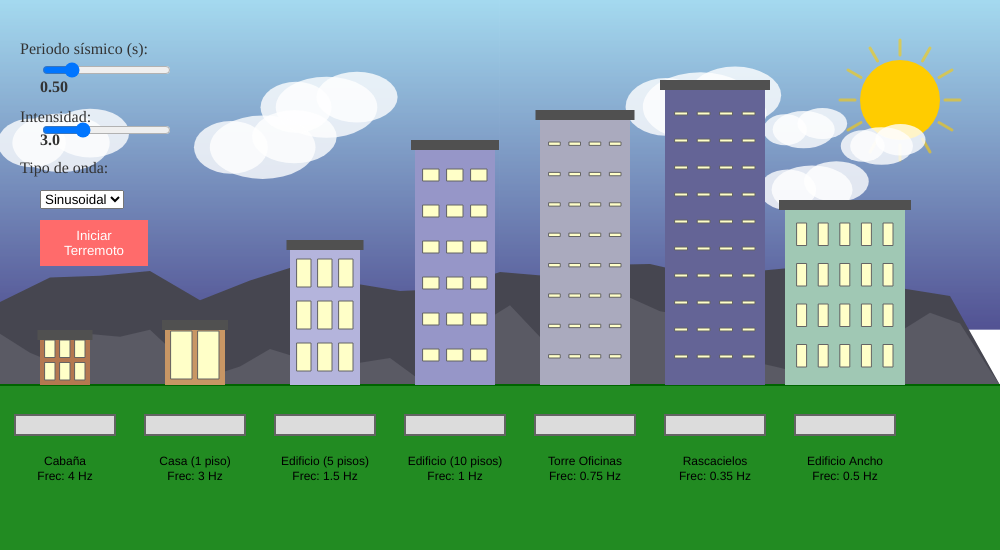
Frame 1 (no input)
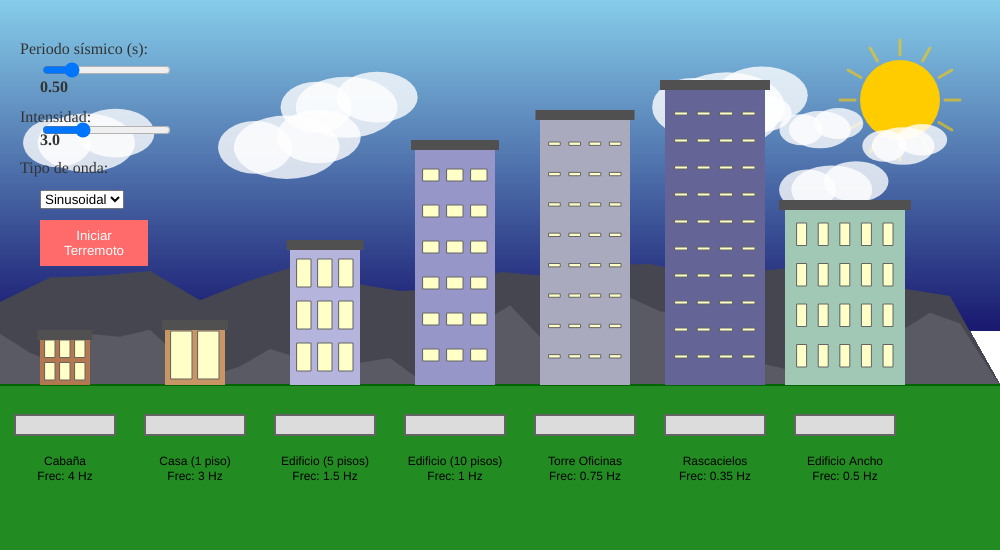
Frame 60 (no input)
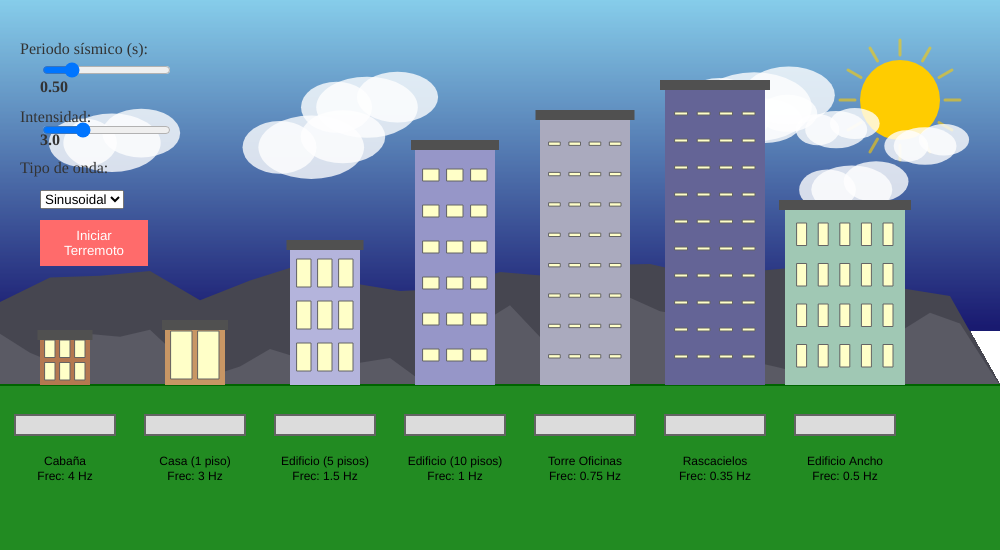
Frame 120 (the mouse pressed at the canvas centre since frame 60)

The p5.js sketch that drew these frames (run headless with seeded random() and noise() and a simulated clock; from frame 60 on, the mouse is pressed at the canvas centre):

// p5.js sketch
// ── sketch.js
/************************************************************
 * ******* SIMULACION DE TERREMOTOS EN EDIFICIOS ************
 * **********************************************************
 * Proyecto: Visualización de la respuesta estructural de   *
 * diferentes tipos de edificios ante ondas sísmicas        *
 * mediante simulación gráfica en p5.js.                    *
 *                                                          *
 * Librerías necesarias:                                    * 
 *   - p5.js (https://p5js.org/)                            *
 *                                                          *
 * Autores:                                                 *
 *   José Luis Torres López                                 *
 *   Julián Francisco Pinchao                               *
 *   Juan Esteban Berrío Salazar                            *
 *                                                          *
 * Institución: Universidad de Antioquia                    *
 * Curso: Laboratorio avanzado 3 - 2025-1                   *
 ***********************************************************/

let periodSlider, amplitudeSlider;
let resetButton, waveTypeSelector;
let period, amplitude;
let baseY;
let damageLevel = [];
let collapseTime = []; // 🚨 Nuevo: tiempos de colapso
let isQuakeActive = false;
let waveType = "sin";
let buildingSpecs;
let scrollX = 0;
let clouds = [];

function setup() {
  createCanvas(1000, 550);
  baseY = height * 0.7; // Bajamos un poco la base para las montañas

  // Crear nubes
  for (let i = 0; i < 8; i++) {
    clouds.push({
      x: random(width),
      y: random(100, 200),
      speed: random(0.2, 0.5),
      size: random(50, 120),
    });
  }

  buildingSpecs = [
    {
      w: 50,
      h: 50,
      label: "Cabaña",
      color: color(180, 120, 80),
      windows: { cols: 3, rows: 2 },
      freq: 4.0,
      resistance: 0.8,
    },
    {
      w: 60,
      h: 60,
      label: "Casa (1 piso)",
      color: color(200, 150, 100),
      windows: { cols: 2, rows: 1 },
      freq: 3.0,
      resistance: 0.7,
    },
    {
      w: 70,
      h: 140,
      label: "Edificio (5 pisos)",
      color: color(180, 180, 220),
      windows: { cols: 3, rows: 3 },
      freq: 1.5,
      resistance: 0.6,
    },
    {
      w: 80,
      h: 240,
      label: "Edificio (10 pisos)",
      color: color(150, 150, 200),
      windows: { cols: 3, rows: 6 },
      freq: 1.0,
      resistance: 0.5,
    },
    {
      w: 90,
      h: 270,
      label: "Torre Oficinas",
      color: color(170, 170, 190),
      windows: { cols: 4, rows: 8 },
      freq: 0.75,
      resistance: 0.4,
    },
    {
      w: 100,
      h: 300,
      label: "Rascacielos",
      color: color(100, 100, 150),
      windows: { cols: 4, rows: 10 },
      freq: 0.35,
      resistance: 0.3,
    },
    {
      w: 120,
      h: 180,
      label: "Edificio Ancho",
      color: color(160, 200, 180),
      windows: { cols: 5, rows: 4 },
      freq: 0.5,
      resistance: 0.9,
    },
  ];

  damageLevel = new Array(buildingSpecs.length).fill(0);
  collapseTime = new Array(buildingSpecs.length).fill(null);

  // Controles con estilo
  let controls =
    select("#controls") || createDiv().id("controls").position(20, 20);

  createP("Periodo sísmico (s):")
    .parent(controls)
    .style("color", "#333")
    .style("margin", "20px 0");
  periodSlider = createSlider(0.01, 2.5, 0.5, 0.01).parent(controls);
  periodSlider.position(20, 40);
  periodSlider.input(() => (isQuakeActive = false));
  valueDisplay2 = createSpan(periodSlider.value())
    .parent(controls)
    .style("display", "inline-block")
    .style("margin-left", "20px")
    .style("font-weight", "bold")
    .style("color", "#333");

  createP("Intensidad:")
    .parent(controls)
    .style("color", "#333")
    .style("margin", "12px 0 5px 0");
  amplitudeSlider = createSlider(0.1, 10, 3, 0.1).parent(controls);
  amplitudeSlider.position(20, 100);
  valueDisplay = createSpan(amplitudeSlider.value())
    .parent(controls)
    .style("display", "inline-block")
    .style("margin-left", "20px")
    .style("font-weight", "bold")
    .style("color", "#333");

  createP("Tipo de onda:")
    .parent(controls)
    .style("color", "#333")
    .style("margin", "10px 0");
  waveTypeSelector = createSelect().parent(controls);
  waveTypeSelector.position(20, 170);
  waveTypeSelector.option("Sinusoidal", "sin");
  waveTypeSelector.option("Coseno", "cos");
  waveTypeSelector.option("Aleatoria", "random");
  waveTypeSelector.changed(() => (waveType = waveTypeSelector.value()));

  resetButton = createButton("Iniciar Terremoto").parent(controls);
  resetButton.position(20, 200);
  resetButton.mousePressed(startEarthquake);
  resetButton
    .style("background", "#ff6b6b")
    .style("color", "white")
    .style("border", "none")
    .style("padding", "8px 15px");

  rectMode(CENTER);
  noStroke();
  textSize(12);
}

function startEarthquake() {
  isQuakeActive = true;
  damageLevel = new Array(buildingSpecs.length).fill(0);
  collapseTime = new Array(buildingSpecs.length).fill(null); // 🚨 Reinicio tiempos
}

function draw() {
  // Cielo con degradado
  drawSky();

  // Sol
  drawSun();

  // Montañas
  drawMountains();

  // Nubes
  drawClouds();

  // Resto del dibujo con desplazamiento horizontal
  push();
  translate(-scrollX, 0);

  period = periodSlider.value();
  valueDisplay2.html(periodSlider.value().toFixed(2));

  amplitude = amplitudeSlider.value();
  valueDisplay.html(amplitudeSlider.value().toFixed(1));

  // Suelo con hierba
  drawGround();

  // Onda sísmica
  let wave = 0;
  if (isQuakeActive) {
    let t = millis() / 1000;
    wave = generateSeismicWave(t);
  }

  // Edificios
  drawBuildings(wave);

  // Panel de info
  pop();
}

function drawSky() {
  for (let y = 0; y < height * 0.6; y++) {
    let inter = map(y, 0, height * 0.6, 0, 1);
    let c = lerpColor(color(135, 206, 235), color(25, 25, 112), inter);
    stroke(c);
    line(0, y, width, y);
  }
}

function drawSun() {
  fill(255, 204, 0);
  noStroke();
  ellipse(width - 100, 100, 80, 80);

  for (let i = 0; i < 12; i++) {
    let angle = (TWO_PI * i) / 12;
    let x1 = width - 100 + cos(angle) * 45;
    let y1 = 100 + sin(angle) * 45;
    let x2 = width - 100 + cos(angle) * 60;
    let y2 = 100 + sin(angle) * 60;
    stroke(255, 204, 0, 150);
    strokeWeight(3);
    line(x1, y1, x2, y2);
  }
  noStroke();
}

function drawMountains() {
  fill(70, 70, 80);
  beginShape();
  vertex(0, baseY);
  for (let x = 0; x < width; x += 50) {
    let y = baseY - 150 + noise(x * 0.01) * 100;
    vertex(x, y);
  }
  vertex(width, baseY);
  endShape(CLOSE);

  fill(90, 90, 100);
  beginShape();
  vertex(0, baseY);
  for (let x = 0; x < width; x += 30) {
    let y = baseY - 100 + noise(x * 0.02, 10) * 120;
    vertex(x, y);
  }
  vertex(width, baseY);
  endShape(CLOSE);
}

function drawClouds() {
  for (let cloud of clouds) {
    cloud.x += cloud.speed;
    if (cloud.x > width + cloud.size) cloud.x = -cloud.size;

    fill(255, 255, 255, 200);
    noStroke();
    ellipse(cloud.x, cloud.y, cloud.size, cloud.size * 0.6);
    ellipse(
      cloud.x + cloud.size * 0.3,
      cloud.y - cloud.size * 0.1,
      cloud.size * 0.8,
      cloud.size * 0.5
    );
    ellipse(
      cloud.x - cloud.size * 0.3,
      cloud.y,
      cloud.size * 0.7,
      cloud.size * 0.5
    );
  }
}

function drawGround() {
  fill(34, 139, 34);
  rect(width / 2, baseY + (height - baseY) / 2, width, height - baseY);

  stroke(0, 100, 0);
  strokeWeight(2);
  line(0, baseY, width, baseY);
  noStroke();
}

function drawBuildings(wave) {
  let spacing = 130;

  for (let i = 0; i < buildingSpecs.length; i++) {
    let building = buildingSpecs[i];
    let cx = spacing * (i + 0.5);

    let f = 1.0 / period;
    let A0 = map(amplitude, 0, 10, 5, 100);
    let denom = abs(1 - sq(f / building.freq));
    let amplitudeFactor = denom < 0.1 ? A0 / 0.1 : A0 / denom;
    amplitudeFactor = constrain(amplitudeFactor, 0, 200) * building.resistance;

    if (isQuakeActive) {
      damageLevel[i] = min(100, damageLevel[i] + amplitudeFactor * 0.03);
    }

    // 🚨 Guardar tiempo de colapso
    if (damageLevel[i] > 90 && collapseTime[i] === null) {
      collapseTime[i] = millis() / 1000; // segundos
    }

    push();
    translate(cx, baseY);

    if (damageLevel[i] > 90) {
      drawCollapsedBuilding(building, i);
    } else if (damageLevel[i] > 0) {
      drawDamagedBuilding(building, i, amplitudeFactor * wave);
    } else {
      drawIntactBuilding(building, i, amplitudeFactor * wave);
    }
    pop();

    drawDamageBar(cx - 50, baseY + 30, 100, damageLevel[i]);

    fill(0);
    textAlign(CENTER);
    let info = `${building.label}\nFrec: ${building.freq} Hz`;

    if (collapseTime[i] !== null) {
      info += `\nColapsó en: ${collapseTime[i].toFixed(2)} s`;
    }

    text(info, cx, baseY + 80);
  }
}

function generateSeismicWave(t) {
  switch (waveType) {
    case "sin":
      return sin((TWO_PI * t) / period);
    case "cos":
      return cos((TWO_PI * t) / period);
    case "random":
      return random(-1, 1);
    default:
      return 0;
  }
}

function drawIntactBuilding(building, idx, displacement) {
  push();
  translate(displacement, 0);

  fill(building.color);
  rect(0, -building.h / 2, building.w, building.h);

  drawWindows(building);

  fill(80);
  rect(0, -building.h, building.w * 1.1, 10);
  pop();
}

function drawDamagedBuilding(building, idx, displacement) {
  push();
  translate(displacement, 0);

  fill(red(building.color), green(building.color), blue(building.color), 200);
  rect(0, -building.h / 2, building.w, building.h);

  drawBrokenWindows(building, idx);
  drawCracks(building, damageLevel[idx]);

  pop();
}

function drawCollapsedBuilding(building, idx) {
  fill(
    red(building.color) * 0.7,
    green(building.color) * 0.7,
    blue(building.color) * 0.7
  );
  rect(0, -20, building.w * 0.8, 40);
}

function drawWindows(building) {
  let padX = building.w * 0.1,
    padY = building.h * 0.1;
  let wx =
    (building.w - padX * (building.windows.cols + 1)) / building.windows.cols;
  let hy =
    (building.h - padY * (building.windows.rows + 1)) / building.windows.rows;

  fill(255, 255, 200);
  stroke(100);
  strokeWeight(1);

  for (let r = 0; r < building.windows.rows; r++) {
    for (let c = 0; c < building.windows.cols; c++) {
      let x = -building.w / 2 + padX * (c + 1) + wx * c + wx / 2;
      let y = -building.h + padY * (r + 1) + hy * r + hy / 2;
      rect(x, y, wx, hy);
    }
  }
  noStroke();
}

function drawBrokenWindows(building, idx) {
  let padX = building.w * 0.1,
    padY = building.h * 0.1;
  let wx =
    (building.w - padX * (building.windows.cols + 1)) / building.windows.cols;
  let hy =
    (building.h - padY * (building.windows.rows + 1)) / building.windows.rows;

  for (let r = 0; r < building.windows.rows; r++) {
    for (let c = 0; c < building.windows.cols; c++) {
      let x = -building.w / 2 + padX * (c + 1) + wx * c + wx / 2;
      let y = -building.h + padY * (r + 1) + hy * r + hy / 2;

      if (random(100) < damageLevel[idx]) {
        fill(150, 150, 150);
        rect(x, y, wx, hy);

        stroke(80);
        line(x - wx / 2, y - hy / 2, x + wx / 2, y + hy / 2);
        line(x + wx / 2, y - hy / 2, x - wx / 2, y + hy / 2);
        noStroke();
      } else {
        fill(255, 255, 200);
        rect(x, y, wx, hy);
      }
    }
  }
}

function drawCracks(building, damage) {
  if (damage > 30) {
    let crackCount = floor(map(damage, 30, 90, 1, 5));
    for (let i = 0; i < crackCount; i++) {
      let xPos = random(-building.w / 2, building.w / 2);
      stroke(50, 50, 50, 150);
      strokeWeight(map(damage, 30, 90, 1, 3));
      line(xPos, -building.h, xPos, 0);
      noStroke();
    }
  }
}

function drawDamageBar(x, y, w, damage) {
  noStroke();
  fill(220);
  rect(x + w / 2, y + 10, w, 20);

  let damageWidth = map(damage, 0, 100, 0, w);
  if (damage < 30) {
    fill(100, 200, 100);
  } else if (damage < 70) {
    fill(255, 200, 100);
  } else {
    fill(200, 50, 50);
  }
  rect(x + damageWidth / 2, y + 10, damageWidth, 20);

  stroke(100);
  noFill();
  rect(x + w / 2, y + 10, w, 20);
  noStroke();
}
